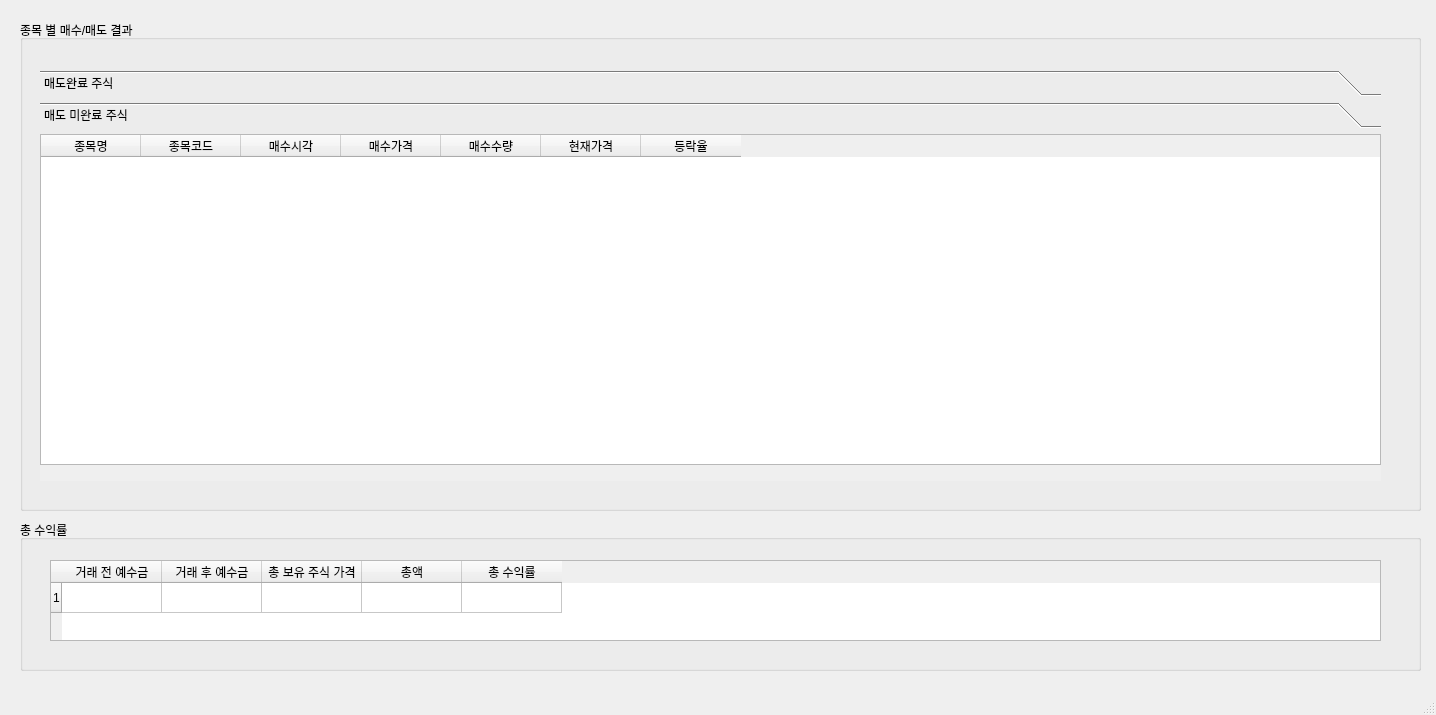
<?xml version="1.0" encoding="UTF-8"?>
<ui version="4.0">
 <class>MainWindow</class>
 <widget class="QMainWindow" name="MainWindow">
  <property name="geometry">
   <rect>
    <x>0</x>
    <y>0</y>
    <width>1436</width>
    <height>715</height>
   </rect>
  </property>
  <property name="windowTitle">
   <string>Backtesting</string>
  </property>
  <widget class="QWidget" name="centralwidget">
   <widget class="QGroupBox" name="groupBox">
    <property name="geometry">
     <rect>
      <x>20</x>
      <y>520</y>
      <width>1401</width>
      <height>151</height>
     </rect>
    </property>
    <property name="title">
     <string>총 수익률</string>
    </property>
    <widget class="QTableWidget" name="tableWidget">
     <property name="geometry">
      <rect>
       <x>30</x>
       <y>40</y>
       <width>1331</width>
       <height>81</height>
      </rect>
     </property>
     <row>
      <property name="text">
       <string>1</string>
      </property>
     </row>
     <column>
      <property name="text">
       <string>거래 전 예수금</string>
      </property>
     </column>
     <column>
      <property name="text">
       <string>거래 후 예수금</string>
      </property>
     </column>
     <column>
      <property name="text">
       <string>총 보유 주식 가격</string>
      </property>
     </column>
     <column>
      <property name="text">
       <string>총액</string>
      </property>
     </column>
     <column>
      <property name="text">
       <string>총 수익률</string>
      </property>
     </column>
     <item row="0" column="0">
      <property name="text">
       <string/>
      </property>
     </item>
    </widget>
   </widget>
   <widget class="QGroupBox" name="groupBox_2">
    <property name="geometry">
     <rect>
      <x>20</x>
      <y>20</y>
      <width>1401</width>
      <height>491</height>
     </rect>
    </property>
    <property name="title">
     <string>종목 별 매수/매도 결과</string>
    </property>
    <widget class="QToolBox" name="toolBox">
     <property name="geometry">
      <rect>
       <x>20</x>
       <y>50</y>
       <width>1341</width>
       <height>411</height>
      </rect>
     </property>
     <property name="minimumSize">
      <size>
       <width>0</width>
       <height>411</height>
      </size>
     </property>
     <property name="autoFillBackground">
      <bool>false</bool>
     </property>
     <property name="currentIndex">
      <number>1</number>
     </property>
     <widget class="QWidget" name="page">
      <property name="geometry">
       <rect>
        <x>0</x>
        <y>0</y>
        <width>1341</width>
        <height>341</height>
       </rect>
      </property>
      <attribute name="label">
       <string>매도완료 주식</string>
      </attribute>
      <widget class="QTableWidget" name="tableWidget_2">
       <property name="geometry">
        <rect>
         <x>0</x>
         <y>0</y>
         <width>1401</width>
         <height>361</height>
        </rect>
       </property>
       <property name="rowCount">
        <number>0</number>
       </property>
       <property name="columnCount">
        <number>9</number>
       </property>
       <column>
        <property name="text">
         <string>종목명</string>
        </property>
       </column>
       <column>
        <property name="text">
         <string>종목코드</string>
        </property>
       </column>
       <column>
        <property name="text">
         <string>매수시각</string>
        </property>
       </column>
       <column>
        <property name="text">
         <string>매수가격</string>
        </property>
       </column>
       <column>
        <property name="text">
         <string>매수수량</string>
        </property>
       </column>
       <column>
        <property name="text">
         <string>매도시각</string>
        </property>
       </column>
       <column>
        <property name="text">
         <string>매도가격</string>
        </property>
       </column>
       <column>
        <property name="text">
         <string>매도수량</string>
        </property>
       </column>
       <column>
        <property name="text">
         <string>수익률</string>
        </property>
       </column>
      </widget>
     </widget>
     <widget class="QWidget" name="page_2">
      <property name="geometry">
       <rect>
        <x>0</x>
        <y>0</y>
        <width>1341</width>
        <height>341</height>
       </rect>
      </property>
      <attribute name="label">
       <string>매도 미완료 주식</string>
      </attribute>
      <widget class="QTableWidget" name="tableWidget_3">
       <property name="geometry">
        <rect>
         <x>0</x>
         <y>0</y>
         <width>1341</width>
         <height>331</height>
        </rect>
       </property>
       <property name="rowCount">
        <number>0</number>
       </property>
       <property name="columnCount">
        <number>7</number>
       </property>
       <column>
        <property name="text">
         <string>종목명</string>
        </property>
       </column>
       <column>
        <property name="text">
         <string>종목코드</string>
        </property>
       </column>
       <column>
        <property name="text">
         <string>매수시각</string>
        </property>
       </column>
       <column>
        <property name="text">
         <string>매수가격</string>
        </property>
       </column>
       <column>
        <property name="text">
         <string>매수수량</string>
        </property>
       </column>
       <column>
        <property name="text">
         <string>현재가격</string>
        </property>
       </column>
       <column>
        <property name="text">
         <string>등락율</string>
        </property>
       </column>
      </widget>
     </widget>
    </widget>
   </widget>
  </widget>
  <widget class="QStatusBar" name="statusbar"/>
 </widget>
 <resources/>
 <connections/>
</ui>
